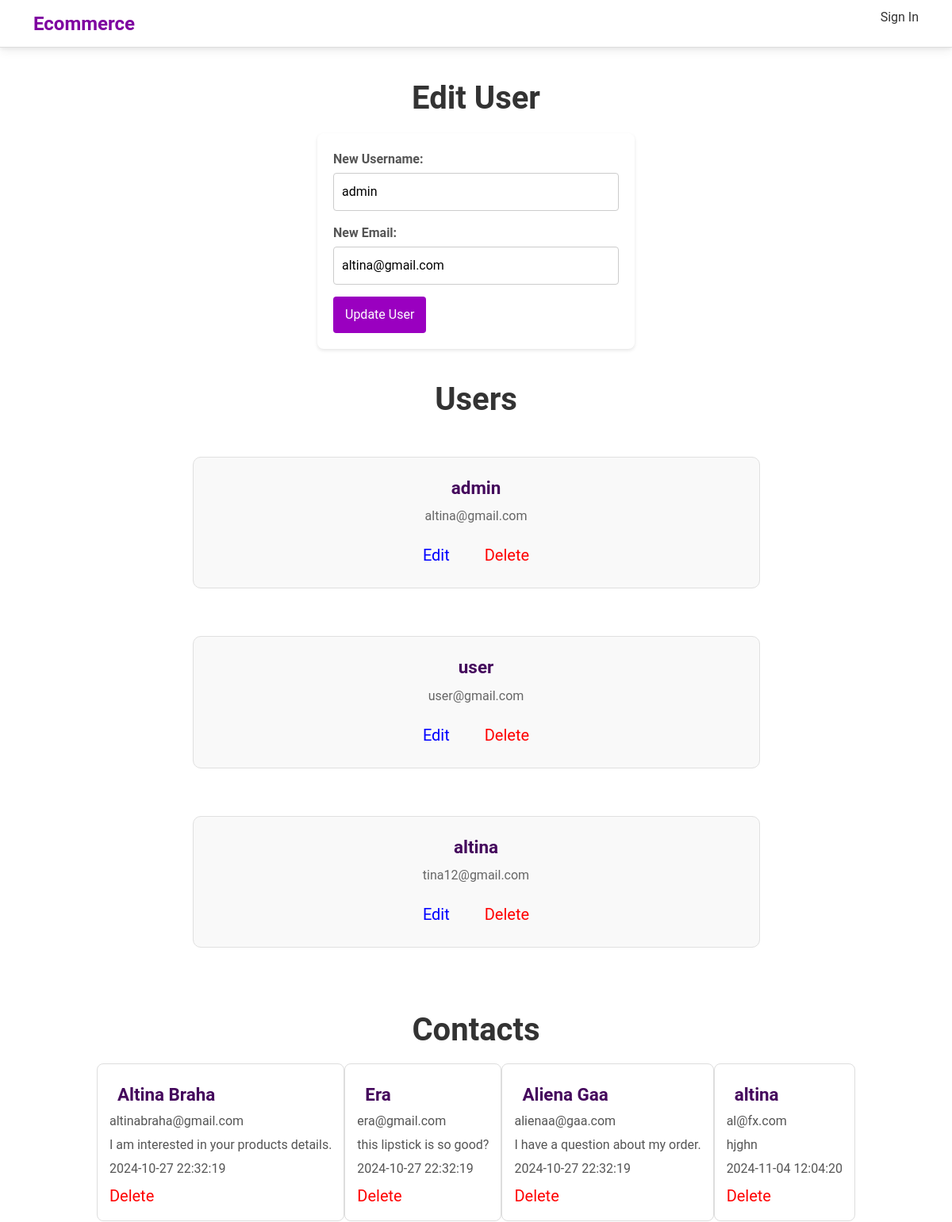
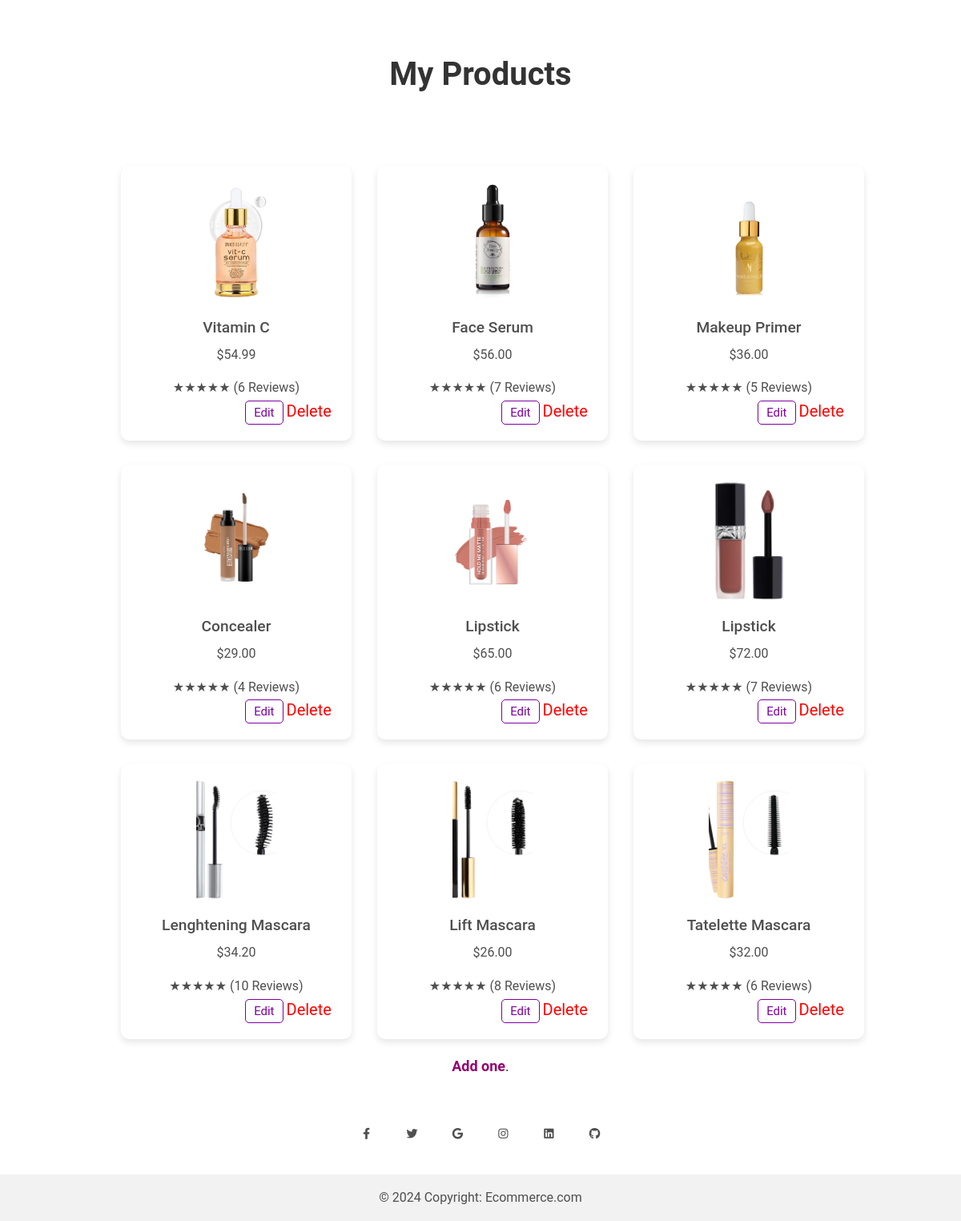
The app's page /dashboard.php?action=edit&user_id=12 with its own data (2 pictures, top to bottom).
### tables this page shows
CREATE TABLE `users` (
  `id` int(11) NOT NULL,
  `emri` varchar(255) NOT NULL,
  `username` varchar(255) NOT NULL,
  `email` varchar(255) NOT NULL,
  `password` varchar(255) NOT NULL,
  `confirm_password` varchar(255) NOT NULL,
  `is_admin` varchar(255) NOT NULL
);

CREATE TABLE `contactform` (
  `id` int(11) NOT NULL,
  `name` varchar(50) NOT NULL,
  `email` varchar(100) NOT NULL,
  `message` varchar(255) NOT NULL,
  `submission_date` datetime NOT NULL DEFAULT current_timestamp()
);

CREATE TABLE `products` (
  `id` int(11) NOT NULL,
  `name` varchar(50) NOT NULL,
  `description` varchar(255) NOT NULL,
  `price` decimal(10,2) NOT NULL,
  `reviews` int(11) NOT NULL,
  `img_url` varchar(255) NOT NULL,
  `user_id` int(11) DEFAULT NULL
);

### user.php (called while the page is built, shortened)
<?php
class User
{
    private $db;
    public function __construct($db)
    {
        $this->db = $db;
    }
    public function getAllUsers()
{
    $users = array();
    $stmt = $this->db->query("SELECT id, username, email FROM users");
    if ($stmt) {
        while ($row = $stmt->fetch(PDO::FETCH_ASSOC)) {
            $users[] = $row;
        }
    }
    return $users;
}
public function getUserById($userId)
{
    $sql = "SELECT id, username, email FROM users WHERE id = ?";
    $stmt = $this->db->prepare($sql);
    $stmt->bindValue(1, $userId, PDO::PARAM_INT);
    if ($stmt->execute()) {
        return $stmt->fetch(PDO::FETCH_ASSOC);
    }
    return null;
}
}
?>

### contactform.php (called while the page is built, shortened)
<?php
class ContactForm
{
    private $conn;
    public function __construct($dbConn) {
        $this->conn = $dbConn;
    }
    public function getAllContacts()
    {
        $sql = "SELECT * FROM contactform";
        $stmt = $this->conn->query($sql);
        if ($stmt->rowCount() > 0) {
            return $stmt->fetchAll(PDO::FETCH_ASSOC);
        } else {
            return array();
        }
    }
}
?>

### dashboard.php (the view, shortened to what this page needs)
<?php
    include('header.php');
    include("product.php");
    include("contactform.php");
    include('user.php');
    $user = new User($conn);
    $sql = "SELECT * FROM products";
    $selectProducts = $conn->prepare($sql);
    $selectProducts->execute();
    $contacts = new ContactForm($conn);
    $contact_entries = $contacts->getAllContacts();
    $products_data = $selectProducts->fetchAll();
    if ($_SESSION['is_admin'] === "true") {
        if (isset($_GET['action']) && isset($_GET['user_id'])) {
            $action = $_GET['action'];
            $userId = $_GET['user_id'];
            if ($action === 'edit') {
                $userToEdit = $user->getUserById($userId);
                ?>
                <h1 class="titulli">Edit User</h1>
                <form method="post" action="?action=update&user_id=<?= $userId ?>" class="forma-editi">
                    <label for="new_username">New Username:</label>
                    <input type="text" name="new_username" value="<?= $userToEdit["username"] ?>">
                    <label for="new_email">New Email:</label>
                    <input type="email" name="new_email" value="<?= $userToEdit["email"] ?>">
                    <input type="submit" name="update_user" value="Update User">
                </form>
                <?php
            } elseif ($action === 'delete') {
                $user->deleteUser($userId);
            }
        }
        $allUsers = $user->getAllUsers();
        echo '<h1 class="titulli">Users</h1>';
        echo '<div class="all-users">';
        foreach ($allUsers as $currentUser):
            ?>
            <div class="permbajtja-dashboard">
                <h1 class="emri">
                    <?= $currentUser["username"] ?>
                </h1>
                <p class="permbajtja">
                    <?= $currentUser["email"] ?>
                </p>
                <div class="user-delete">
                <a href="?action=edit&user_id=<?= $currentUser['id'] ?>" class="editi">Edit</a>
                <a href="?action=delete&user_id=<?= $currentUser['id'] ?>" class="delete">Delete</a>
                </div>
            </div>
            <?php
        endforeach;
        echo'</div>';
    }
    if ($_SESSION['is_admin'] === 'true') {
        ?>
        <h1 class="titulli">Contacts</h1>
        <?php
        echo '<div class="all-users">';
        foreach ($contact_entries as $contacts):
            ?>
            <div class="contact">
                <h1 class="emri">
                    <?= $contacts["name"] ?>
                </h1>
                <p class="contactform">
                    <?= $contacts["email"] ?>
                </p>
                <p class="contactform">
                    <?= $contacts["message"] ?>
                </p>
                <p class="contactform">
                    <?= $contacts["submission_date"] ?>
                </p>
                <a href="?action=delete_contact&contact_id=<?= $contacts['id'] ?>" class="delete">Delete</a>
            </div>
            <?php
        endforeach;
        echo'</div>';
    }
    ?>
    <!DOCTYPE html>
    <html lang="en">
    <head>
        <link rel="stylesheet" href="style/dashboard.css">
    </head>
    <body>
            <h1 class="titulli">My Products</h1>
            <div class="product-container">
                <?php foreach ($products_data as $product): ?>
                    <div class="product-card">
                        <img src="<?= $product['img_url'] ?>" alt="<?= $product['name'] ?>">
                        <h3><?= $product['name'] ?></h3>
                        <p class="price">$<?= number_format($product['price'], 2) ?></p>
                        <div class="rating">
                            <span>★★★★★</span>
                            <span>(<?= $product['reviews'] ?> Reviews)</span>
                        </div>
                        <?php if ($_SESSION['is_admin'] === "true"): ?>
                            <div class="admin-actions">
                            <button onclick="openEditModal(<?= $product['id'] ?>, '<?= addslashes($product['name']) ?>', <?= $product['price'] ?>, <?= $product['reviews'] ?>, '<?= $product['img_url'] ?>')" class="edit-button">Edit</button>
                                <a href="?action=delete_product&product_id=<?= $product['id'] ?>" class="delete-button" style="color: red;">Delete</a>
                            </div>
                        <?php endif; ?>
                    </div>
                <?php endforeach; ?>
            </div>
            <div class="products">
                <?php if (!empty($user_products)): ?>
                    <?php foreach ($user_products as $product): ?>
                        <div class="imageshop">
                            <img class="imageshop-img" src="./images/<?= $product['image_path'] ?>" alt="<?= $product['product_name'] ?>">
                            <div class="underimg">
                                <p>
                                    <?= $product['product_name'] ?>
                                </p>
                                <p id="cmimi">$<?= $product['price'] ?></p>
                            </div>
                            <div class="butonat">
                                <a href="?action=delete_product&product_id=<?= $product['id'] ?>" class="delete-button"
                                    style="color: red; margin-right: 10px">Delete</a>
                                <button onclick="openModal(
                                            <?= $product['id'] ?>,
                                            '<?= $product['product_name'] ?>',
                                            <?= $product['price'] ?>,
                                            '<?= $product['image_path'] ?>'
                                        )" class="edit-button">Edit</button>
                                <a href="SingleProduct.php?product_id=<?= $product['id'] ?>" class="view-button">View</a>
                            </div>
                        </div>
                    <?php endforeach; ?>
                <?php else: ?>
                    <p id="hi"> <a href="add_product.php">Add one</a>.</p>
                <?php endif; ?>
            </div>
<?php
        include("footer.php");
?>
</body>
</html>

### style/homepage.css (style rules this page uses)
* { margin: 0; padding: 0; box-sizing: border-box; }
body { font-family: Arial, sans-serif; background-color: #f9f9f9; color: #333; }

### style/dashboard.css (style rules this page uses)
.titulli { font-weight: bold; text-align: center; margin-top: 40px; font-size: 40px; text-align: center; color: #333; }
.permbajtja-dashboard { width: 65%; margin: 30px; padding: 15px ; border: 1px solid #e0e0e0; border-radius: 10px; background-color: #f9f9f9; text-align: center; }
.delete { color: red; text-decoration: none; font-size: 20px; }
.all-users { display: flex; flex-direction: row; flex-wrap: wrap; padding: 10px 50px; justify-content: center; }
.emri { margin: 10px 10px; font-size: 20px; color: #333; }
.user-delete { text-decoration: none; padding: 10px 80px; text-align: center; }
.user-delete a { padding: 0 20px; text-decoration: none; font-size: 20px; }
.editi { color: blue; }
.delete { color: red; }
.permbajtja { margin: 10px 0; font-size: 16px; color: #666; }
.product-container { display: flex; justify-content: space-around; width: 80%; max-width: 1200px; }
.product-container { margin-top: 5%; margin-left: 135px; display: flex; flex-wrap: wrap; justify-content: space-around; width: 80%; max-width: 1200px; }
.product-card { background-color: white; padding: 20px; border-radius: 10px; box-shadow: 0 4px 8px rgba(0, 0, 0, 0.1); text-align: center; width: 30%; margin-top: 30px; }
.product-card img { width: 100px; height: 150px; object-fit: cover; margin-bottom: 20px; }
.product-card h3 { font-size: 1.2em; margin-bottom: 10px; }
.delete-button { text-decoration: none; font-size: 20px; }
.forma-editi { background-color: #ffffff; padding: 20px; border-radius: 8px; box-shadow: 0 2px 4px rgba(0, 0, 0, 0.1); max-width: 400px; margin: 20px auto; }
.forma-editi label { display: block; margin-bottom: 5px; font-weight: bold; color: #555; }
.forma-editi input[type="text"], .forma-editi input[type="email"] { width: 100%; padding: 10px; margin-bottom: 15px; border: 1px solid #ccc; border-radius: 4px; }
.forma-editi input[type="submit"] { background-color: #9a00c0; color: white; padding: 10px 15px; border: none; border-radius: 4px; cursor: pointer; transition: background-color 0.3s ease; }
.edit-button { border: 1px solid #7e00a0; border-radius: 5px; text-decoration: none; font-size: 15px; color: #7e00a0; margin-left: 130px; padding: 2px 10px; background-color: white; transition: background-color 0.3s, border-color 0.3s; }
#hi { font-size: 18px; color: #333; margin: 20px 0; text-align: center; }
#hi a { text-decoration: none; color: #92066f; font-weight: bold; transition: color 0.3s ease; }
.contact { padding: 15px; margin-bottom: 20px; background-color: #ffffff; border: 1px solid #ddd; border-radius: 8px; transition: transform 0.2s ease; }
.emri { font-size: 1.4em; color: rgb(68, 7, 92); margin-bottom: 8px; font-weight: bold; }
.contactform { font-size: 1em; color: #555; margin: 6px 0; line-height: 1.5; }

### records on screen
users: new_username "admin", new_email "altina@gmail.com", username "admin", email "altina@gmail.com"
users: username "user", email "user@gmail.com"
users: username "altina", email "tina12@gmail.com"
contactform: name "Altina Braha", email "altinabraha@gmail.com", message "I am interested in your products details.", submission_date "2024-10-27 22:32:19"
contactform: name "Era", email "era@gmail.com", message "this lipstick is so good?", submission_date "2024-10-27 22:32:19"
contactform: name "Aliena Gaa", email "alienaa@gaa.com", message "I have a question about my order.", submission_date "2024-10-27 22:32:19"
contactform: name "altina", email "al@fx.com", message "hjghn", submission_date "2024-11-04 12:04:20"
products: img_url (picture), name "Vitamin C", price "54.99", reviews "6"
products: img_url (picture), name "Face Serum", price "56.00", reviews "7"
products: img_url (picture), name "Makeup Primer", price "36.00", reviews "5"
products: img_url (picture), name "Concealer", price "29.00", reviews "4"
products: img_url (picture), name "Lipstick", price "65.00", reviews "6"
products: img_url (picture), name "Lipstick", price "72.00", reviews "7"
products: img_url (picture), name "Lenghtening Mascara", price "34.20", reviews "10"
products: img_url (picture), name "Lift Mascara", price "26.00", reviews "8"
products: img_url (picture), name "Tatelette Mascara", price "32.00", reviews "6"
